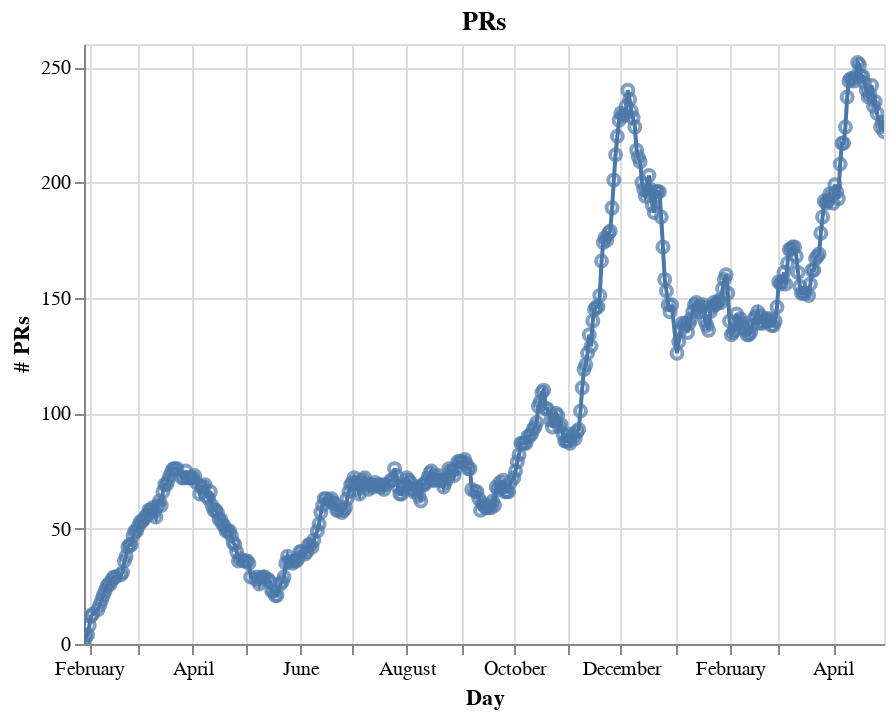

The cell this chart's notebook holds for it:
### Code cell
counts_df = pd.DataFrame({"day": counts["google"].index, "google": counts["google"].values})
import altair as alt
chart = alt.Chart(counts_df, title= "PRs")
line = chart.mark_line().encode(
  x= alt.X('day', title = "Day"),
  y=alt.Y("google", title="# PRs"),    
)

point = line + line.mark_point()
point.interactive()

### Figure 1 — Vega-Lite specification as saved in the notebook (floating-point values rounded to 4 significant figures; data arrays with more than 128 entries replaced by an {"elided": "..."} marker saying what was removed)
{"config": {"view": {"continuousWidth": 400, "continuousHeight": 300}}, "layer": [{"mark": "line", "encoding": {"x": {"type": "temporal", "field": "day", "title": "Day"}, "y": {"type": "quantitative", "field": "google", "title": "# PRs"}}, "selection": {"selector002": {"type": "interval", "bind": "scales", "encodings": ["x", "y"]}}, "title": "PRs"}, {"mark": "point", "encoding": {"x": {"type": "temporal", "field": "day", "title": "Day"}, "y": {"type": "quantitative", "field": "google", "title": "# PRs"}}, "title": "PRs"}], "data": {"name": "data-c38aa142cd68693386161139b16c24f1"}, "$schema": "https://vega.github.io/schema/vega-lite/v4.0.2.json", "datasets": {"data-c38aa142cd68693386161139b16c24f1": {"elided": "430 records"}}}
